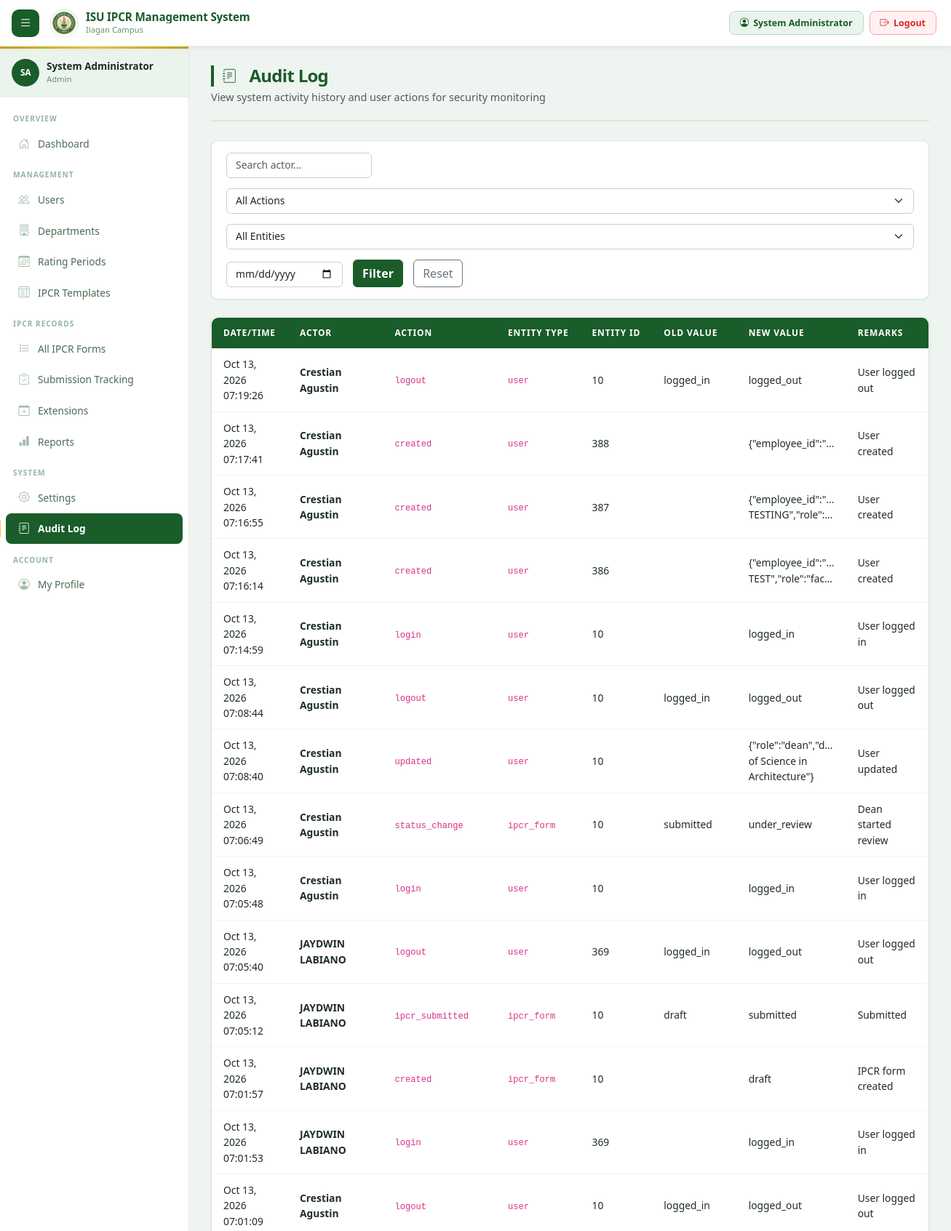
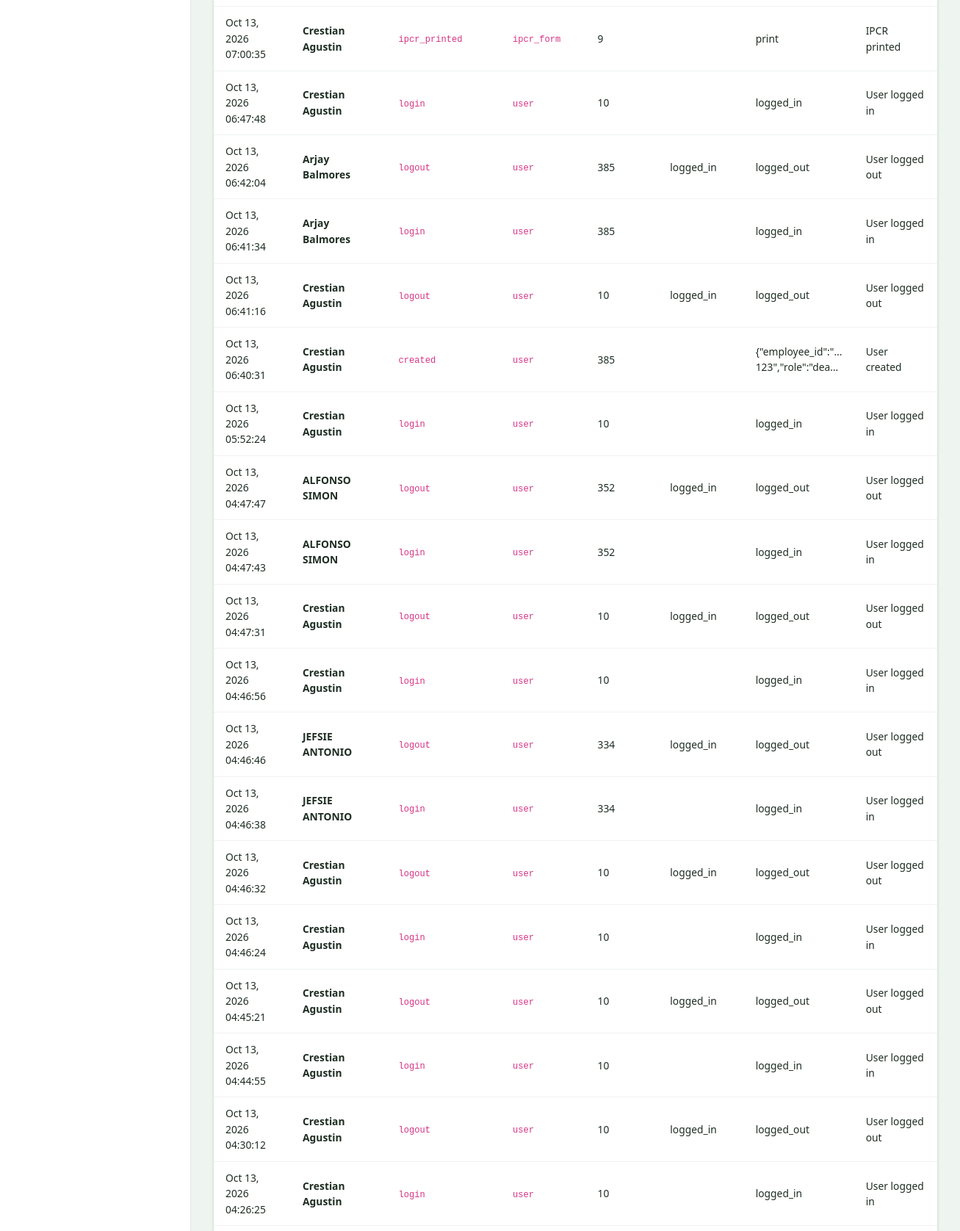
The app's page /admin/audit.php (signed in, upper part) with its own data (2 pictures, top to bottom).
### tables this page shows
CREATE TABLE `audit_log` (
  `id` int(11) NOT NULL,
  `action` varchar(100) NOT NULL,
  `entity_type` varchar(100) DEFAULT NULL,
  `entity_id` varchar(100) DEFAULT NULL,
  `old_value` text DEFAULT NULL,
  `new_value` text DEFAULT NULL,
  `performed_by` int(11) DEFAULT NULL,
  `remarks` text DEFAULT NULL,
  `performed_at` timestamp NOT NULL DEFAULT current_timestamp()
);

### includes/pagination.php (called while the page is built, shortened)
<?php
function calculatePagination($totalRecords, $recordsPerPage = 20, $currentPage = 1) {
    $totalPages = max(1, ceil($totalRecords / $recordsPerPage));
    $currentPage = max(1, min($currentPage, $totalPages));
    $offset = ($currentPage - 1) * $recordsPerPage;
    return [
        'total_records' => $totalRecords,
        'records_per_page' => $recordsPerPage,
        'total_pages' => $totalPages,
        'current_page' => $currentPage,
        'offset' => $offset,
        'has_previous' => $currentPage > 1,
        'has_next' => $currentPage < $totalPages,
        'previous_page' => max(1, $currentPage - 1),
        'next_page' => min($totalPages, $currentPage + 1),
        'showing_from' => $totalRecords > 0 ? $offset + 1 : 0,
        'showing_to' => min($offset + $recordsPerPage, $totalRecords)
    ];
}

### config/auth.php (called while the page is built, shortened)
<?php
function h(mixed $val): string {
    return htmlspecialchars((string)($val ?? ''), ENT_QUOTES, 'UTF-8');
}

### admin/audit.php (the view, shortened to what this page needs)
<?php
require_once __DIR__ . '/../includes/header.php';
require_once __DIR__ . '/../includes/pagination.php';
$db = getDB();
$recordsPerPage = 50;
$currentPage = (int)($_GET['page'] ?? 1);
$filterUser   = trim($_GET['user']   ?? '');
$filterDate   = trim($_GET['date']   ?? '');
$where = "1=1";
$totalRecords = (int)$db->query("
    SELECT COUNT(*) FROM audit_log a
    LEFT JOIN users u ON a.performed_by=u.id
    WHERE {$where}
")->fetchColumn();
$pagination = calculatePagination($totalRecords, $recordsPerPage, $currentPage);
$log = $db->query("
    SELECT a.*, CONCAT(IFNULL(u.first_name,''),' ',IFNULL(u.last_name,'')) as actor_name
    FROM audit_log a
    LEFT JOIN users u ON a.performed_by=u.id
    WHERE {$where}
    ORDER BY a.performed_at DESC
    LIMIT {$pagination['records_per_page']} OFFSET {$pagination['offset']}
")->fetchAll();
?>
<div class="page-header">
  <div class="page-header-left">
    <h1><i class="bi bi-journal-text me-2"></i>Audit Log</h1>
    <p class="text-muted mb-0 mt-1" style="font-size: 0.9rem;">View system activity history and user actions for security monitoring</p>
  </div>
</div>
<form method="GET" class="filter-bar mb-4">
  <div class="flex-grow-1" style="max-width:200px">
    <input type="text" name="user" class="form-control" placeholder="Search actor..." value="<?= h($filterUser) ?>">
  </div>
  <select name="action" class="form-select" style="min-width:160px">
    <option value="">All Actions</option>
  </select>
  <select name="entity" class="form-select" style="min-width:150px">
    <option value="">All Entities</option>
  </select>
  <input type="date" name="date" class="form-control" style="max-width:160px" value="<?= h($filterDate) ?>">
  <button type="submit" class="btn btn-primary">Filter</button>
  <a href="?" class="btn btn-outline-secondary">Reset</a>
</form>
<div class="table-container">
  <table class="ipcr-table">
    <thead><tr><th>Date/Time</th><th>Actor</th><th>Action</th><th>Entity Type</th><th>Entity ID</th><th>Old Value</th><th>New Value</th><th>Remarks</th></tr></thead>
    <tbody>
      <?php foreach($log as $e): ?>
      <tr>
        <td class="text-muted-sm"><?= h(date('M d, Y H:i:s', strtotime($e['performed_at']))) ?></td>
        <td><strong><?= h(trim($e['actor_name']) ?: 'System') ?></strong></td>
        <td><code><?= h($e['action']) ?></code></td>
        <td><code><?= h($e['entity_type']) ?></code></td>
        <td class="text-muted-sm"><?= h($e['entity_id']) ?></td>
        <td class="text-muted-sm" style="max-width:150px;overflow:hidden;text-overflow:ellipsis"><?= h(mb_substr($e['old_value']??'',0,60)) ?></td>
        <td class="text-muted-sm" style="max-width:150px;overflow:hidden;text-overflow:ellipsis"><?= h(mb_substr($e['new_value']??'',0,60)) ?></td>
        <td><?= h(mb_substr($e['remarks']??'',0,80)) ?></td>
      </tr>
      <?php endforeach; ?>
    </tbody>
  </table>
</div>
<?php require_once __DIR__ . '/../includes/footer.php'; ?>

### assets/css/main.css (style rules this page uses)
:root { --primary: #1a5c2a; --primary-dark: #0e3d1a; --primary-light: #207832; --primary-xlight: #eaf4ec; --primary-hover: #1a6b2e; --accent: #c8a415; --accent-light: #f0c940; --accent-bg: #fdf9e8; --success: #16a34a; --warning: #d97706; --danger: #dc2626; --info: #0369a1; --white: #ffffff; --gray-50: #f6faf7; --gray-100: #eef4f0; --gray-200: #dbe6de; --gray-300: #c2d4c7; --gray-400: #96b59e; --gray-500: #6a8f72; --gray-600: #4b6b52; --gray-700: #334a38; --gray-800: #1e2d22; --sidebar-w: 272px; --navbar-h: 62px; --border-r: 10px; --border-r-sm: 6px; --border-r-lg: 14px; --shadow-xs: 0 1px 2px rgba(0,0,0,.05); --shadow-sm: 0 1px 4px rgba(0,0,0,.07), 0 1px 2px rgba(0,0,0,.04); --shadow-md: 0 4px 16px rgba(0,0,0,.09), 0 2px 6px rgba(0,0,0,.05); --shadow-lg: 0 8px 32px rgba(0,0,0,.13), 0 4px 12px rgba(0,0,0,.07); --transition: all .18s ease; }
*, *::before, *::after { box-sizing: border-box; }
body { font-family: 'Segoe UI', system-ui, -apple-system, sans-serif; font-size: 14px; color: var(--gray-800); background: var(--gray-100); min-height: 100vh; margin: 0; line-height: 1.55; -webkit-font-smoothing: antialiased; }
a { color: var(--primary-light); text-decoration: none; }
.page-header { margin-bottom: 26px; display: flex; align-items: flex-start; justify-content: space-between; gap: 16px; flex-wrap: wrap; padding-bottom: 20px; border-bottom: 2px solid var(--gray-200); }
.page-header h1 { font-size: 1.4rem; font-weight: 800; color: var(--primary); margin: 0 0 5px; letter-spacing: -.03em; display: flex; align-items: center; gap: 10px; }
.page-header h1 i { font-size: 1.2rem; opacity: .75; }
.table-container { border-radius: var(--border-r); overflow: hidden; border: 1px solid var(--gray-200); box-shadow: var(--shadow-sm); }
.ipcr-table { width: 100%; border-collapse: collapse; background: #fff; }
.ipcr-table thead tr { background: var(--primary); }
.ipcr-table th { color: #ffffff !important; font-size: .75rem; font-weight: 700; text-transform: uppercase; letter-spacing: .07em; padding: 12px 16px; border: none; white-space: nowrap; }
.ipcr-table td { padding: 11px 16px; border-bottom: 1px solid var(--gray-100); vertical-align: middle; font-size: .865rem; color: var(--gray-800); }
.ipcr-table tbody tr { transition: background .12s ease; }
.filter-bar { background: #fff; border: 1px solid var(--gray-200); border-radius: var(--border-r); padding: 16px 20px; margin-bottom: 20px; display: flex; flex-wrap: wrap; gap: 14px; align-items: flex-end; box-shadow: var(--shadow-xs); }
.btn-primary { background-color: var(--primary) !important; border-color: var(--primary) !important; font-weight: 600 !important; letter-spacing: .01em; }
.form-control, .form-select { border-color: var(--gray-300); font-size: .87rem; border-radius: var(--border-r-sm); transition: var(--transition); }
.text-muted-sm { font-size: .77rem; color: var(--gray-500); }

### includes/header.php (style rules this page uses)
:root { --topbar-h: 64px; --sidebar-w: 260px; }
.page-header h1 { font-size: 1.5rem; font-weight: 800; color: var(--primary); margin: 0 0 4px; padding-left: 12px; border-left: 4px solid var(--primary); letter-spacing: -.03em; }

### records on screen
audit_log: performed_at "Oct 13, 2026 07:19:26", actor_name "Crestian Agustin", action "logout", entity_type "user", entity "10", old_value "logged_in", new_value "logged_out", remarks "User logged out"
audit_log: performed_at "Oct 13, 2026 07:17:41", actor_name "Crestian Agustin", action "created", entity_type "user", entity "388", new_value "{\"employee_id\":\"…", remarks "User created"
audit_log: performed_at "Oct 13, 2026 07:16:55", actor_name "Crestian Agustin", action "created", entity_type "user", entity "387", new_value "{\"employee_id\":\"…", remarks "User created"
audit_log: performed_at "Oct 13, 2026 07:16:14", actor_name "Crestian Agustin", action "created", entity_type "user", entity "386", new_value "{\"employee_id\":\"…", remarks "User created"
audit_log: performed_at "Oct 13, 2026 07:14:59", actor_name "Crestian Agustin", action "login", entity_type "user", entity "10", new_value "logged_in", remarks "User logged in"
audit_log: performed_at "Oct 13, 2026 07:08:44", actor_name "Crestian Agustin", action "logout", entity_type "user", entity "10", old_value "logged_in", new_value "logged_out", remarks "User logged out"
audit_log: performed_at "Oct 13, 2026 07:08:40", actor_name "Crestian Agustin", action "updated", entity_type "user", entity "10", new_value "{\"role\":\"dean\",\"d…", remarks "User updated"
audit_log: performed_at "Oct 13, 2026 07:06:49", actor_name "Crestian Agustin", action "status_change", entity_type "ipcr_form", entity "10", old_value "submitted", new_value "under_review", remarks "Dean started review"
audit_log: performed_at "Oct 13, 2026 07:05:48", actor_name "Crestian Agustin", action "login", entity_type "user", entity "10", new_value "logged_in", remarks "User logged in"
audit_log: performed_at "Oct 13, 2026 07:05:40", actor_name "JAYDWIN LABIANO", action "logout", entity_type "user", entity "369", old_value "logged_in", new_value "logged_out", remarks "User logged out"
audit_log: performed_at "Oct 13, 2026 07:05:12", actor_name "JAYDWIN LABIANO", action "ipcr_submitted", entity_type "ipcr_form", entity "10", old_value "draft", new_value "submitted", remarks "Submitted"
audit_log: performed_at "Oct 13, 2026 07:01:57", actor_name "JAYDWIN LABIANO", action "created", entity_type "ipcr_form", entity "10", new_value "draft", remarks "IPCR form created"
audit_log: performed_at "Oct 13, 2026 07:01:53", actor_name "JAYDWIN LABIANO", action "login", entity_type "user", entity "369", new_value "logged_in", remarks "User logged in"
audit_log: performed_at "Oct 13, 2026 07:01:09", actor_name "Crestian Agustin", action "logout", entity_type "user", entity "10", old_value "logged_in", new_value "logged_out", remarks "User logged out"
audit_log: performed_at "Oct 13, 2026 07:00:35", actor_name "Crestian Agustin", action "ipcr_printed", entity_type "ipcr_form", entity "9", new_value "print", remarks "IPCR printed"
audit_log: performed_at "Oct 13, 2026 06:47:48", actor_name "Crestian Agustin", action "login", entity_type "user", entity "10", new_value "logged_in", remarks "User logged in"
audit_log: performed_at "Oct 13, 2026 06:42:04", actor_name "Arjay Balmores", action "logout", entity_type "user", entity "385", old_value "logged_in", new_value "logged_out", remarks "User logged out"
audit_log: performed_at "Oct 13, 2026 06:41:34", actor_name "Arjay Balmores", action "login", entity_type "user", entity "385", new_value "logged_in", remarks "User logged in"
audit_log: performed_at "Oct 13, 2026 06:41:16", actor_name "Crestian Agustin", action "logout", entity_type "user", entity "10", old_value "logged_in", new_value "logged_out", remarks "User logged out"
audit_log: performed_at "Oct 13, 2026 06:40:31", actor_name "Crestian Agustin", action "created", entity_type "user", entity "385", new_value "{\"employee_id\":\"…", remarks "User created"
audit_log: performed_at "Oct 13, 2026 05:52:24", actor_name "Crestian Agustin", action "login", entity_type "user", entity "10", new_value "logged_in", remarks "User logged in"
audit_log: performed_at "Oct 13, 2026 04:47:47", actor_name "ALFONSO SIMON", action "logout", entity_type "user", entity "352", old_value "logged_in", new_value "logged_out", remarks "User logged out"
audit_log: performed_at "Oct 13, 2026 04:47:43", actor_name "ALFONSO SIMON", action "login", entity_type "user", entity "352", new_value "logged_in", remarks "User logged in"
audit_log: performed_at "Oct 13, 2026 04:47:31", actor_name "Crestian Agustin", action "logout", entity_type "user", entity "10", old_value "logged_in", new_value "logged_out", remarks "User logged out"
audit_log: performed_at "Oct 13, 2026 04:46:56", actor_name "Crestian Agustin", action "login", entity_type "user", entity "10", new_value "logged_in", remarks "User logged in"
audit_log: performed_at "Oct 13, 2026 04:46:46", actor_name "JEFSIE ANTONIO", action "logout", entity_type "user", entity "334", old_value "logged_in", new_value "logged_out", remarks "User logged out"
audit_log: performed_at "Oct 13, 2026 04:46:38", actor_name "JEFSIE ANTONIO", action "login", entity_type "user", entity "334", new_value "logged_in", remarks "User logged in"
audit_log: performed_at "Oct 13, 2026 04:46:32", actor_name "Crestian Agustin", action "logout", entity_type "user", entity "10", old_value "logged_in", new_value "logged_out", remarks "User logged out"
audit_log: performed_at "Oct 13, 2026 04:46:24", actor_name "Crestian Agustin", action "login", entity_type "user", entity "10", new_value "logged_in", remarks "User logged in"
audit_log: performed_at "Oct 13, 2026 04:45:21", actor_name "Crestian Agustin", action "logout", entity_type "user", entity "10", old_value "logged_in", new_value "logged_out", remarks "User logged out"
audit_log: performed_at "Oct 13, 2026 04:44:55", actor_name "Crestian Agustin", action "login", entity_type "user", entity "10", new_value "logged_in", remarks "User logged in"
audit_log: performed_at "Oct 13, 2026 04:30:12", actor_name "Crestian Agustin", action "logout", entity_type "user", entity "10", old_value "logged_in", new_value "logged_out", remarks "User logged out"
audit_log: performed_at "Oct 13, 2026 04:26:25", actor_name "Crestian Agustin", action "login", entity_type "user", entity "10", new_value "logged_in", remarks "User logged in"

### other values on screen
$_SESSION['name'] "System Administrator"
getInitials($_SESSION['name']) "SA"
$currentRole "Admin"
